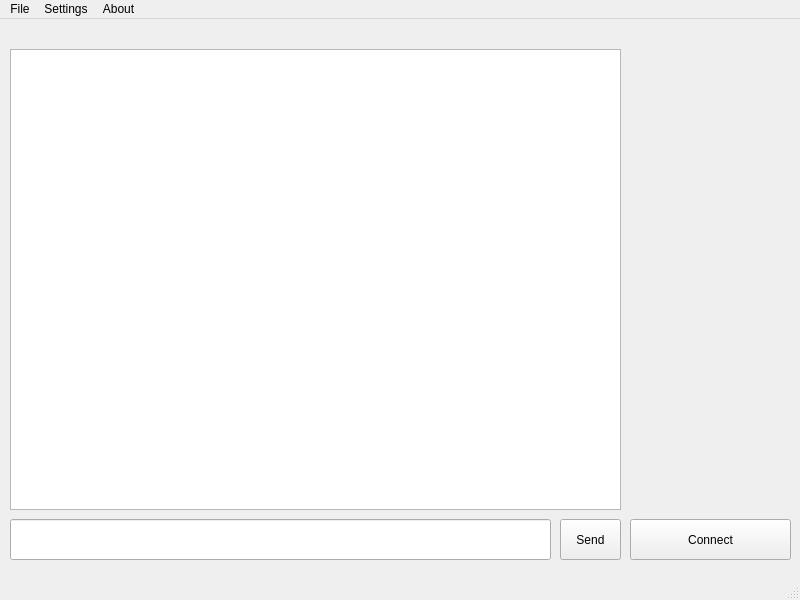
<?xml version="1.0" encoding="UTF-8"?>
<ui version="4.0">
 <class>MainWindow</class>
 <widget class="QMainWindow" name="MainWindow">
  <property name="geometry">
   <rect>
    <x>0</x>
    <y>0</y>
    <width>800</width>
    <height>600</height>
   </rect>
  </property>
  <property name="windowTitle">
   <string>MainWindow</string>
  </property>
  <widget class="QWidget" name="centralwidget">
   <widget class="QLineEdit" name="messageInput">
    <property name="geometry">
     <rect>
      <x>10</x>
      <y>500</y>
      <width>541</width>
      <height>41</height>
     </rect>
    </property>
   </widget>
   <widget class="QPushButton" name="sendButton">
    <property name="geometry">
     <rect>
      <x>560</x>
      <y>500</y>
      <width>61</width>
      <height>41</height>
     </rect>
    </property>
    <property name="text">
     <string>Send</string>
    </property>
   </widget>
   <widget class="QTextBrowser" name="messagesArea">
    <property name="geometry">
     <rect>
      <x>10</x>
      <y>30</y>
      <width>611</width>
      <height>461</height>
     </rect>
    </property>
   </widget>
   <widget class="QPushButton" name="connectButton">
    <property name="geometry">
     <rect>
      <x>630</x>
      <y>500</y>
      <width>161</width>
      <height>41</height>
     </rect>
    </property>
    <property name="text">
     <string>Connect</string>
    </property>
   </widget>
   <widget class="QWidget" name="verticalLayoutWidget">
    <property name="geometry">
     <rect>
      <x>630</x>
      <y>30</y>
      <width>160</width>
      <height>461</height>
     </rect>
    </property>
    <layout class="QVBoxLayout" name="clientsListHolder"/>
   </widget>
  </widget>
  <widget class="QMenuBar" name="menubar">
   <property name="geometry">
    <rect>
     <x>0</x>
     <y>0</y>
     <width>800</width>
     <height>22</height>
    </rect>
   </property>
   <widget class="QMenu" name="menuFile">
    <property name="title">
     <string>File</string>
    </property>
    <addaction name="actionConnect"/>
    <addaction name="actionDisconnect"/>
    <addaction name="actionSave_History"/>
    <addaction name="actionExit"/>
   </widget>
   <widget class="QMenu" name="menuSettings">
    <property name="title">
     <string>Settings</string>
    </property>
    <widget class="QMenu" name="menuStatus">
     <property name="title">
      <string>Status</string>
     </property>
     <addaction name="actionOnline"/>
     <addaction name="actionAway"/>
     <addaction name="actionDo_Not_Disturb"/>
    </widget>
    <addaction name="actionServer"/>
    <addaction name="actionUsername"/>
    <addaction name="menuStatus"/>
    <addaction name="actionProfile_Picture"/>
   </widget>
   <widget class="QMenu" name="menuAbout">
    <property name="title">
     <string>About</string>
    </property>
    <addaction name="actionShow"/>
   </widget>
   <addaction name="menuFile"/>
   <addaction name="menuSettings"/>
   <addaction name="menuAbout"/>
  </widget>
  <widget class="QStatusBar" name="statusbar"/>
  <action name="actionConnect">
   <property name="text">
    <string>Connect</string>
   </property>
  </action>
  <action name="actionDisconnect">
   <property name="text">
    <string>Disconnect</string>
   </property>
  </action>
  <action name="actionSave_History">
   <property name="text">
    <string>Save History</string>
   </property>
  </action>
  <action name="actionExit">
   <property name="text">
    <string>Exit</string>
   </property>
  </action>
  <action name="actionServer">
   <property name="text">
    <string>Server</string>
   </property>
  </action>
  <action name="actionUsername">
   <property name="text">
    <string>Username</string>
   </property>
  </action>
  <action name="actionOnline">
   <property name="text">
    <string>Online</string>
   </property>
  </action>
  <action name="actionAway">
   <property name="text">
    <string>Away</string>
   </property>
  </action>
  <action name="actionDo_Not_Disturb">
   <property name="text">
    <string>Do Not Disturb</string>
   </property>
  </action>
  <action name="actionShow">
   <property name="text">
    <string>Show</string>
   </property>
  </action>
  <action name="actionProfile_Picture">
   <property name="text">
    <string>Profile Picture</string>
   </property>
  </action>
 </widget>
 <resources/>
 <connections/>
</ui>
